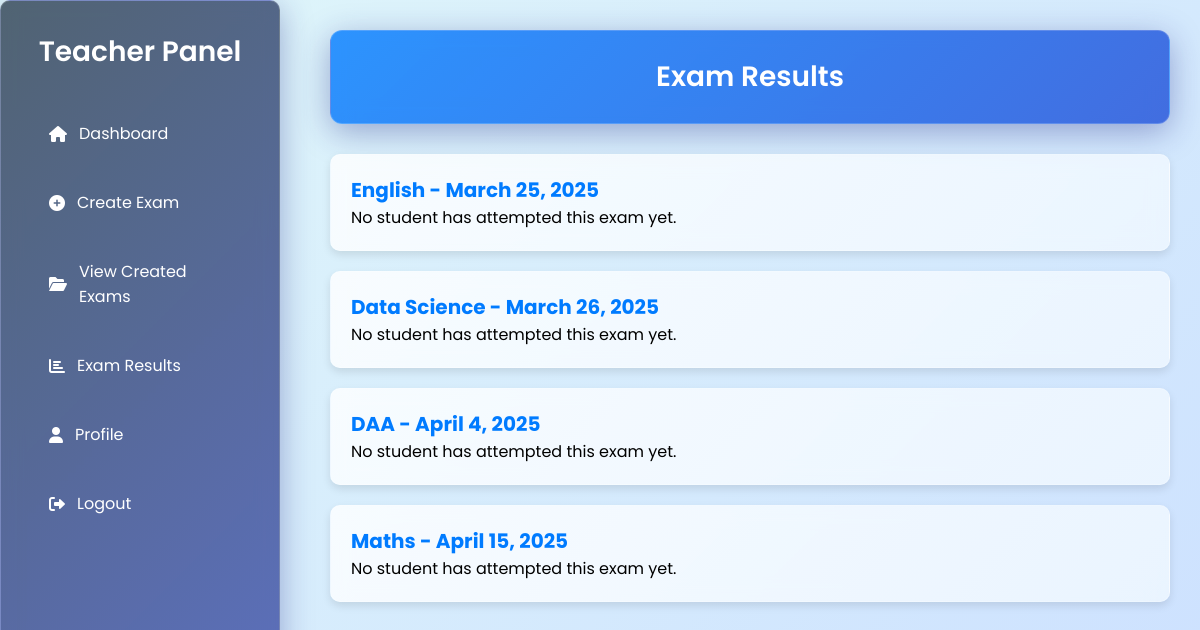
Page /exam-results/ (signed in) on the committed database.
### Exam/models.py (models this page shows, shortened)
class Exam(models.Model):
    STATUS_CHOICES = [
        ('pending', 'Pending'),
        ('approved', 'Approved'),
        ('rejected', 'Rejected'),
    ]
    subject = models.CharField(max_length=255)
    time_limit = models.IntegerField()
    duration = models.IntegerField(null=True, blank=True)
    rules = models.TextField(default="No specific rules.")
    date = models.DateField()
    expiry_date = models.DateField(default=now)
    created_by = models.ForeignKey(User, on_delete=models.CASCADE, related_name="created_exams")
    created_at = models.DateTimeField(auto_now_add=True)
    updated_at = models.DateTimeField(auto_now=True)  # ✅ Track modifications
    passing_grade = models.IntegerField(default=50)
    approval_status = models.CharField(
        max_length=10,
        choices=STATUS_CHOICES,
        default='pending'
    )

### Exam/views.py (the view, shortened to what this page needs)
# urls.py: path('exam-results/', views.exam_results, name='exam_results'),
def exam_results(request):
    exams = Exam.objects.filter(created_by=request.user).prefetch_related(
        'questions', 'results__student'
    )
    student_exams = StudentExam.objects.filter(exam__in=exams).select_related('student', 'exam')
    student_exam_dict = {
        (se.student_id, se.exam_id): se.submitted_at for se in student_exams
    }
    exam_data = []
    for exam in exams:
        total_marks = exam.questions.aggregate(total=Sum('marks'))['total'] or 0
        passing_marks = (total_marks * exam.passing_grade) / 100 if total_marks > 0 else 0
        results = []
        exam_data.append({
            "exam": exam,
            "total_marks": total_marks,
            "passing_marks": round(passing_marks, 2),
            "results": results,
        })
    return render(request, 'examresults.html', {'exam_data': exam_data})

### Exam/templates/examresults.html (shortened to what this page needs)
<!DOCTYPE html>
<html lang="en">
<head>
    <link rel="stylesheet" href="https://cdnjs.cloudflare.com/ajax/libs/font-awesome/6.0.0/css/all.min.css">
</head>
<body>
    <div class="sidebar">
        <h2>Teacher Panel</h2>
        <ul>
            <li><a href="{% url 'teacherdashboard' %}"><i class="fas fa-home"></i> Dashboard</a></li>
            <li><a href="{% url 'create_exam' %}"><i class="fas fa-plus-circle"></i> Create Exam</a></li>
            <li><a href="{% url 'view_created_exams' %}"><i class="fas fa-folder-open"></i> View Created Exams</a></li>
            <li><a href="{% url 'exam_results' %}" class="active"><i class="fas fa-chart-bar"></i> Exam Results</a></li>
            <li><a href="{% url 'teacher_profile' %}"><i class="fas fa-user"></i> Profile</a></li>
            <li><a href="{% url 'user_logout' %}"><i class="fas fa-sign-out-alt"></i> Logout</a></li>
        </ul>
    </div>
    <div class="main-content">
        <div class="header">Exam Results</div>
        {% for exam_entry in exam_data %}
        <div class="exam-section">
            <div class="exam-title">{{ exam_entry.exam.subject }} - {{ exam_entry.exam.date }}</div>
            {% if exam_entry.results %}
                <div class="report-actions">
                    <a href="{% url 'download_exam_report' exam_entry.exam.id %}" class="download-btn">Download Report</a>
                    <form method="POST" action="{% url 'send_exam_report_email_to_teacher' %}">
                        {% csrf_token %}
                        <input type="hidden" name="exam_id" value="{{ exam_entry.exam.id }}">
                        <button type="submit" class="email-btn"><i class="fas fa-envelope"></i> Email Me This Report</button>
                    </form>
                </div>
                <table>
                    <thead>
                        <tr>
                            <th>Student</th>
                            <th>Score</th>
                            <th>Status</th>
                            <th>Malpractice Count</th>
                            <th>Submitted At</th>
                            <th>Recording</th>
                        </tr>
                    </thead>
                    <tbody>
                        {% for result in exam_entry.results %}
                        <tr>
                            <td>{{ result.student.username }}</td>
                            <td>{{ result.score }}%</td>
                            <td class="{% if result.is_passed %}pass{% else %}fail{% endif %}">
                                {% if result.is_passed %}Passed{% else %}Failed{% endif %}
                            </td>
                            <td class="malpractice-count {% if result.malpractice_count > 0 %}high-malpractice{% endif %}">
                                {{ result.malpractice_count }}
                            </td>
                            <td>{{ result.submitted_at|date:"F j, Y, g:i A" }}</td>
                            <td>
                                {% if result.video_url %}
                                    <a href="{{ result.video_url.url }}" target="_blank">View Recording</a>
                                {% else %}
                                    No recording available
                                {% endif %}
                            </td>
                        </tr>
                        {% endfor %}
                    </tbody>
                </table>
            {% else %}
                <p>No student has attempted this exam yet.</p>
            {% endif %}
        </div>
        {% endfor %}
    </div>
</body>
</html>

### Exam/templates/examresults.html (style rules this page uses)
* { margin: 0; padding: 0; box-sizing: border-box; font-family: 'Poppins', sans-serif; }
body { display: flex; min-height: 100vh; background: linear-gradient(135deg, #e0f7fa, #cce0ff); }
.sidebar { width: 280px; background: linear-gradient(135deg, rgba(44, 62, 80, 0.8), rgba(63, 81, 181, 0.8)); color: white; padding: 30px; position: fixed; height: 100%; display: flex; flex-direction: column; backdrop-filter: blur(10px); box-shadow: 0 8px 32px 0 rgba(31, 38, 135, 0.37); border-radius: 10px; border: 1px solid rgba(255, 255, 255, 0.18); }
.sidebar h2 { text-align: center; margin-bottom: 30px; font-size: 28px; font-weight: 600; }
.sidebar ul { list-style: none; padding: 0; flex-grow: 1; }
.sidebar ul li { padding: 18px; transition: 0.3s; border-radius: 8px; margin-bottom: 8px; }
.sidebar ul li a { text-decoration: none; color: white; display: flex; align-items: center; gap: 12px; font-size: 16px; }
.main-content { margin-left: 300px; padding: 30px; flex-grow: 1; }
.header { background: linear-gradient(135deg, rgba(0, 123, 255, 0.8), rgba(29, 78, 216, 0.8)); color: white; padding: 25px; text-align: center; font-size: 28px; font-weight: 600; border-radius: 12px; margin-bottom: 30px; box-shadow: 0 8px 32px 0 rgba(31, 38, 135, 0.37); backdrop-filter: blur(10px); border: 1px solid rgba(255, 255, 255, 0.18); }
.exam-section { background: linear-gradient(135deg, rgba(255, 255, 255, 0.8), rgba(240, 248, 255, 0.8)); padding: 20px; border-radius: 10px; box-shadow: 0 4px 8px rgba(0, 0, 0, 0.1); margin-bottom: 20px; backdrop-filter: blur(10px); border: 1px solid rgba(255, 255, 255, 0.18); }
.exam-title { font-size: 20px; font-weight: bold; color: #007bff; }

### rows in the picture
Exam: exam.subject "English", exam "March 25, 2025"
Exam: exam.subject "Data Science", exam "March 26, 2025"
Exam: exam.subject "DAA", exam "April 4, 2025"
Exam: exam.subject "Maths", exam "April 15, 2025"
